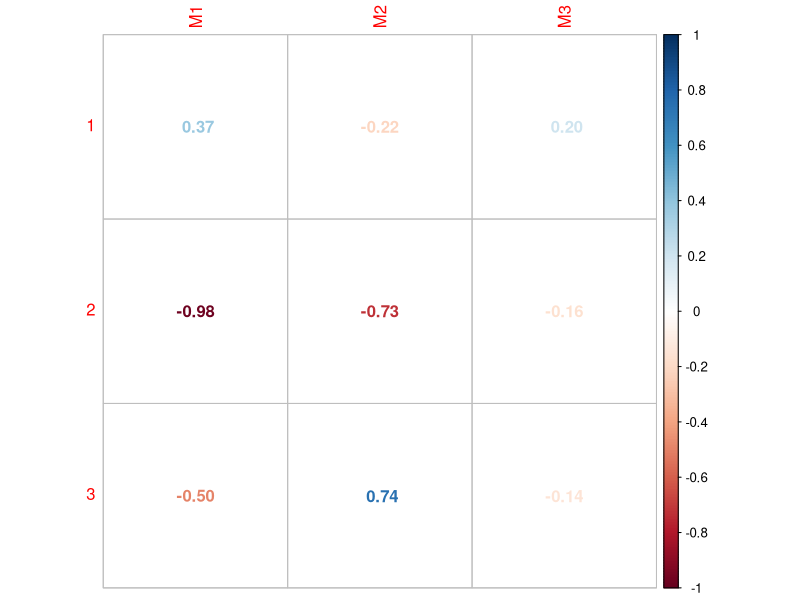

Reproduce this figure in R.
Corrplot_R <- function(M, method, cmin, cmax, fontsize, fname) {
  
  # URL: https://cran.r-project.org/web/packages/corrplot/vignettes/corrplot-intro.html
  pkgTest("corrplot")
  library(corrplot)
  
  #dev.off()	# avoid permante flashing-up when using gretl
  png(filename=fname, type="cairo", width=600, height=600, pointsize=fontsize, bg=NA, res=96)	
  corrplot(M, method=method, cl.lim=c(cmin,cmax)) # ,col = gray.colors(10))
  dev.off()
  0
}

# Corrplot_R1 <- function(M, method, fname) {
#   # package Cairo 1.5-9 (2015-09-26)
#   library(Cairo)
#   library(corrplot)
#   
#   #dev.off()
#   # dimensions in pixels
#   CairoPNG(filename=fname, width=600, height=600, pointsize=14)
#   corrplot(M, method=method)
#   dev.off()
#   0
# }

# check whether corrplot pckg. is already installed
pkgTest <- function(x) {
  if (!require(x,character.only = TRUE))
  {
    install.packages(x,dep=TRUE)
    if(!require(x,character.only = TRUE)) stop("Package not found")
  }
}

# Example
fs = 22
n <- 3
M1 <- runif(n,min=-1,max=1) 
M2 <- runif(n,min=-1,max=1) 
M3 <- runif(n,min=-1,max=1) 
dat <- cbind(M1,M2,M3)
fname = "/home/at/gretl/R_corrplot_test"
Corrplot_R(dat, "number", -1, 1, fs, fname)
